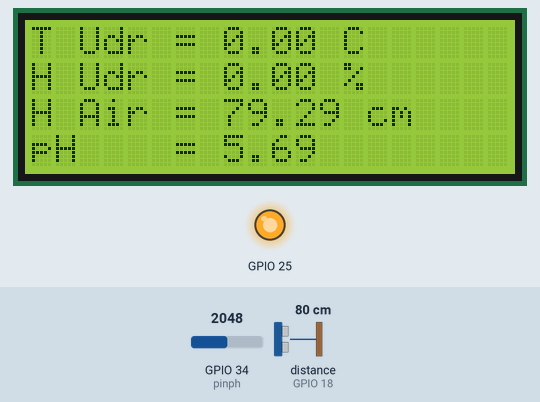
Bench run of a sketch on a simulated ESP32. Parts: 20×4 character LCD, output pins drawn as LEDs (lit = HIGH). The inputs (shaded band) are chosen by the test bench; at power-on: distance to the obstacle (sensor on GPIO 18) 80 cm, GPIO 34 (pinph) = 2048. The echo pulse lasts 58.3 µs per cm; WiFi joins after 1.5 s; servers stay silent unless stated; network time is answered at once with the bench clock; the local clock reads 2024-03-15 10:24:30 at power-on unless the sketch sets it; pins used as bus, display or sensor lines are not drawn; what the sketch prints to the serial monitor is not drawn.

Above: at 2.8 s.
2.9 s: distance to the obstacle (sensor on GPIO 18) set to 2 cm
At 5.4 s:
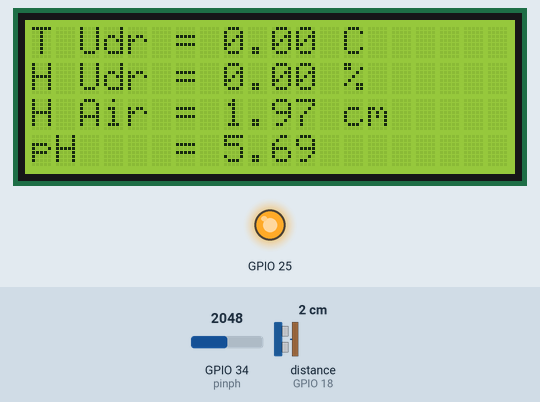
7.0 s: GPIO 34 (pinph) set to 2866
At 9.2 s:
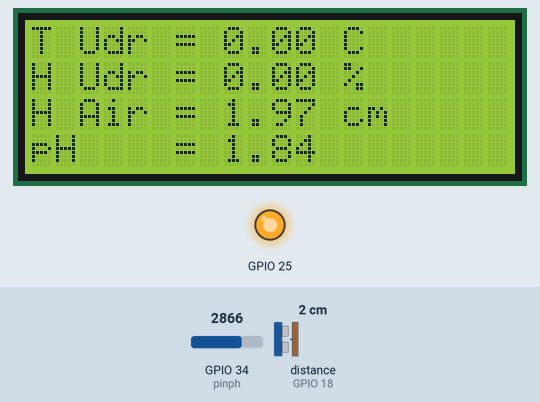
9.5 s: distance to the obstacle (sensor on GPIO 18) set to 4 cm
At 11.3 s:
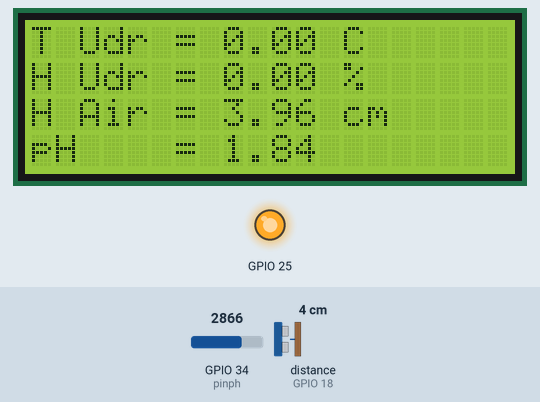
11.6 s: GPIO 34 (pinph) set to 3603
At 13.5 s:
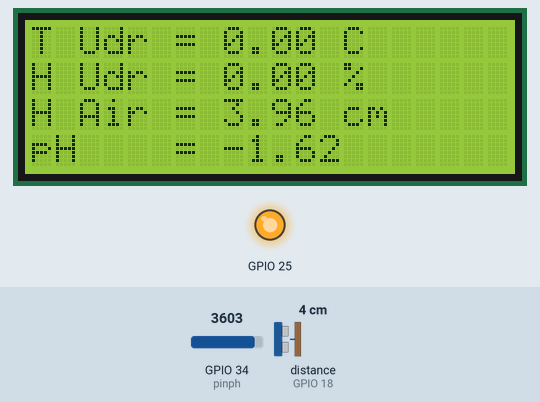
13.8 s: distance to the obstacle (sensor on GPIO 18) set to 9 cm
At 15.6 s:
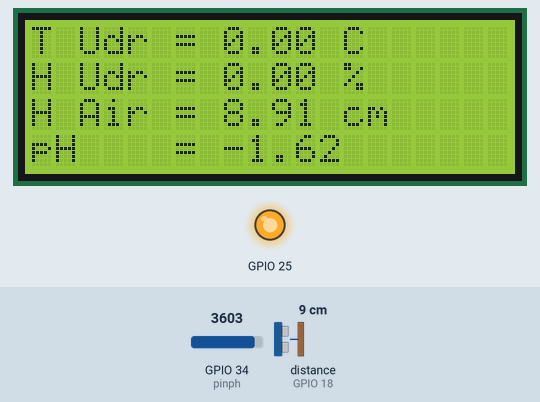
15.9 s: GPIO 34 (pinph) set to 4095
At 30.8 s:
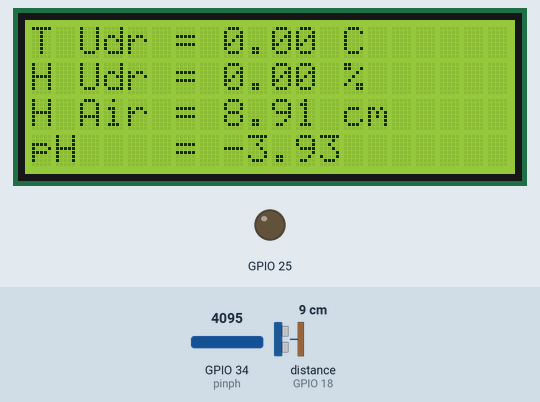
Timing chart, 0 to 31.8 s (numbered marks = the images above; inputs shaded):
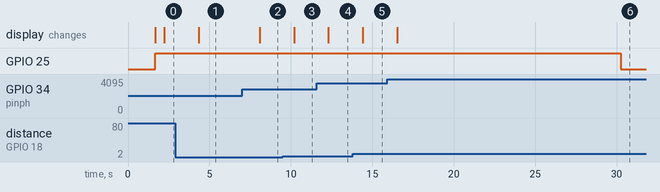

Measured:
- after the input at 2.9 s, the display: changes after 1.4 s (image 1)
- after the input at 7.0 s, the display: changes after 1.1 s (image 2)
- after the input at 9.5 s, the display: changes after 0.69 s (image 3)
- after the input at 11.6 s, the display: changes after 0.71 s (image 4)
- after the input at 13.8 s, the display: changes after 0.62 s (image 5)
- after the input at 15.9 s, the display: changes after 0.64 s (image 6)

The sketch:

PKM_PM_PENTANA_2023.ino
```cpp
#include <WiFi.h>
#include "NTP.h"
#include "Pompa.h"
#include "Suhu.h"
#include "pH.h"
#include "Level.h"
#include "TS.h"
#include "LCD.h"

#define ssid "WLAN"
#define pass "00000000"

void setup() {
  WiFi.mode(WIFI_STA);
  WiFi.begin(ssid, pass);

  Serial.begin(9600);

  while (WiFi.status() != WL_CONNECTED) {
    WiFi.begin(ssid, pass);
    delay(500);
  }
  Serial.print("Terhubung");

  pHS();
  NTPS();
  LCDS();
  LevelS();
  TSS();
  PompaS();
}

void SensorRead() {
  pHL();
  NTPL();
  LevelL();
}

void loop() {
  if(WiFi.status() != WL_CONNECTED) setup();

  NTPL();
  PompaL();

  if (waktu.getSeconds() % 2 == 0) {
    SensorRead();
    LCDL();
  }

  if (waktu.getSeconds() % 30 == 0) {
    SensorRead();
    TSL();
  }

  delay(500);
}
```

Level.h
```cpp
const int tr = 19, ec = 18;
float level;

void LevelS() {
  pinMode(tr, OUTPUT);
  pinMode(ec, INPUT);
}

void LevelL() {
  digitalWrite(tr, LOW);
  delayMicroseconds(2);
  digitalWrite(tr, HIGH);
  delayMicroseconds(10);
  digitalWrite(tr, LOW);

  long t = pulseIn(ec, HIGH);
  level = t * 0.034 / 2;
}
```

NTP.h
```cpp
#include <WiFiUdp.h>
#include <NTPClient.h>

const char* ntpServer = "pool.ntp.org";
const long gmtOffset = 25200;
const int daylightOffset = 3600;
int hr, mi, sec;
String date, timee;

WiFiUDP ntpUDP;
WiFiClient client;
NTPClient waktu(ntpUDP, ntpServer, gmtOffset, daylightOffset);

void NTPS() {
  waktu.begin();
  waktu.update();
}

void NTPL() {
  waktu.update();

  String date_time = waktu.getFormattedDate();
  int index_date = date_time.indexOf("T");
  date = date_time.substring(0, index_date);
  timee = waktu.getFormattedTime();
}
```

Pompa.h
```cpp
bool Pompa;

void PompaS() {
  pinMode(25, OUTPUT);
}

void PompaL() {
  if ((waktu.getMinutes() % 5 == 0)) {
    digitalWrite(25, LOW);
    Pompa = 1;
  }

  else {
    digitalWrite(25, HIGH);
    Pompa = 0;
  }
}
```

Suhu.h
```cpp
#include <OneWire.h>
#include <DallasTemperature.h>
#include <DHT.h>

OneWire alaala(23);
DallasTemperature ajojing(&alaala);
DHT dehate(16, DHT11);

float T, DHTT, DHTH;

void SuhuS() {
  ajojing.begin();
  dehate.begin();
}

void SuhuL() {
  ajojing.requestTemperatures();
  T = ajojing.getTempCByIndex(0);
  DHTH = dehate.readHumidity();
  DHTT = dehate.readTemperature();
}
```

TS.h
```cpp
#include <ThingSpeak.h>

unsigned long myChannelNumber = 1;
const char * myWriteAPIKey = "9FTW4KIU2OP5O8AE";

void TSS() {
  ThingSpeak.begin(client);
}

void TSL(){
  ThingSpeak.setField(1, DHTT);
  ThingSpeak.setField(2, DHTH);
  ThingSpeak.setField(3, T);
  ThingSpeak.setField(4, level);
  ThingSpeak.setField(5, pHv);
  ThingSpeak.setField(6, Pompa);

  ThingSpeak.writeFields(myChannelNumber, myWriteAPIKey);
}
```

pH.h
```cpp
#define pinph 34

float pHv;

void pHS() {
  pinMode(pinph, INPUT);
}

void pHL() {
  pHv = -0.0047* analogRead(pinph) + 15.315;
}
```

LCD.h
```cpp
#include <Wire.h>
#include <LiquidCrystal_I2C.h>
#include <String.h>

//Deklarasi objek LCD 20x4 dengan nama "sibocil" yang memiliki address 0x27 (lihat keterangan LCD di toko saat membeli, dia address nya berapa)
LiquidCrystal_I2C sibocil(0x27, 20, 4);

void LCDS() {
  sibocil.begin(20, 4);
  sibocil.init();
  sibocil.backlight();
}

//Fungsi untuk menampilkan keterangan level air, turbidity air, pH air, dan suhu air ke LCD 20x4
void LCDL() {
  sibocil.clear();
  sibocil.setCursor(0, 0);
  sibocil.print("T Udr = " + String(DHTT) + " C");

  sibocil.setCursor(0, 1);
  sibocil.print("H Udr = " + String(DHTH) + " %");

  sibocil.setCursor(0, 2);
  sibocil.print("H Air = " + String(level) + " cm");

  sibocil.setCursor(0, 3);
  sibocil.print("pH    = " + String(pHv));
}
```
